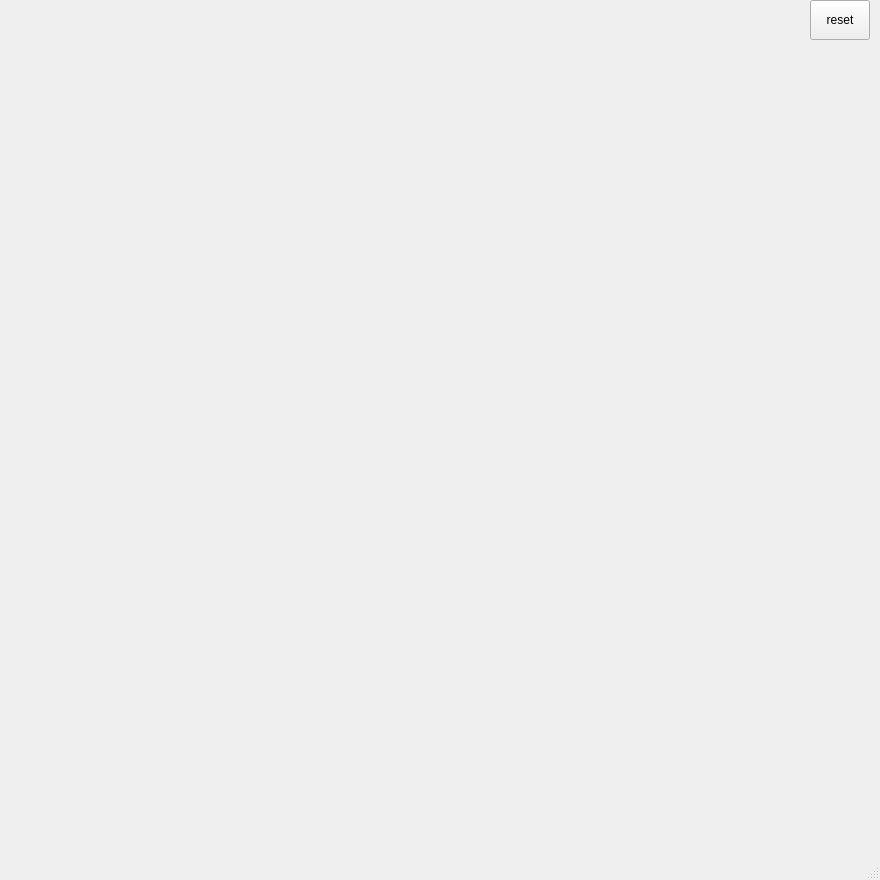
<?xml version="1.0" encoding="UTF-8"?>
<ui version="4.0">
 <class>MainWindow</class>
 <widget class="QMainWindow" name="MainWindow">
  <property name="geometry">
   <rect>
    <x>0</x>
    <y>0</y>
    <width>880</width>
    <height>880</height>
   </rect>
  </property>
  <property name="windowTitle">
   <string>MainWindow</string>
  </property>
  <widget class="QWidget" name="centralwidget">
   <widget class="QPushButton" name="pb_reset">
    <property name="geometry">
     <rect>
      <x>810</x>
      <y>0</y>
      <width>60</width>
      <height>40</height>
     </rect>
    </property>
    <property name="toolTip">
     <string>0,1</string>
    </property>
    <property name="text">
     <string>reset</string>
    </property>
    <property name="iconSize">
     <size>
      <width>40</width>
      <height>40</height>
     </size>
    </property>
   </widget>
  </widget>
  <widget class="QMenuBar" name="menubar">
   <property name="geometry">
    <rect>
     <x>0</x>
     <y>0</y>
     <width>844</width>
     <height>21</height>
    </rect>
   </property>
  </widget>
  <widget class="QStatusBar" name="statusbar"/>
 </widget>
 <resources/>
 <connections/>
</ui>
